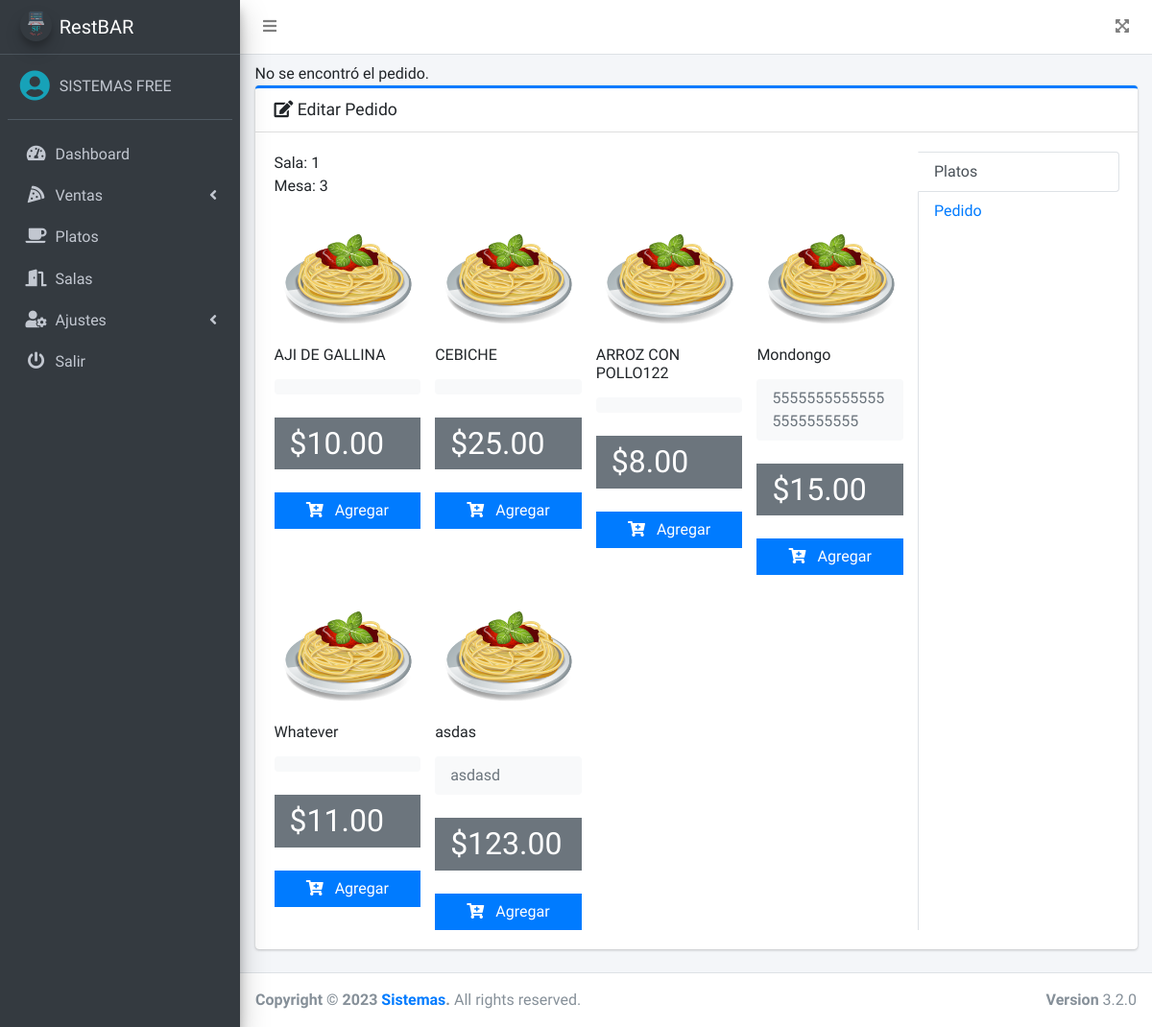
Page /src/editar.php?id_sala=1&mesa=3 (signed in) on the earlier database version.
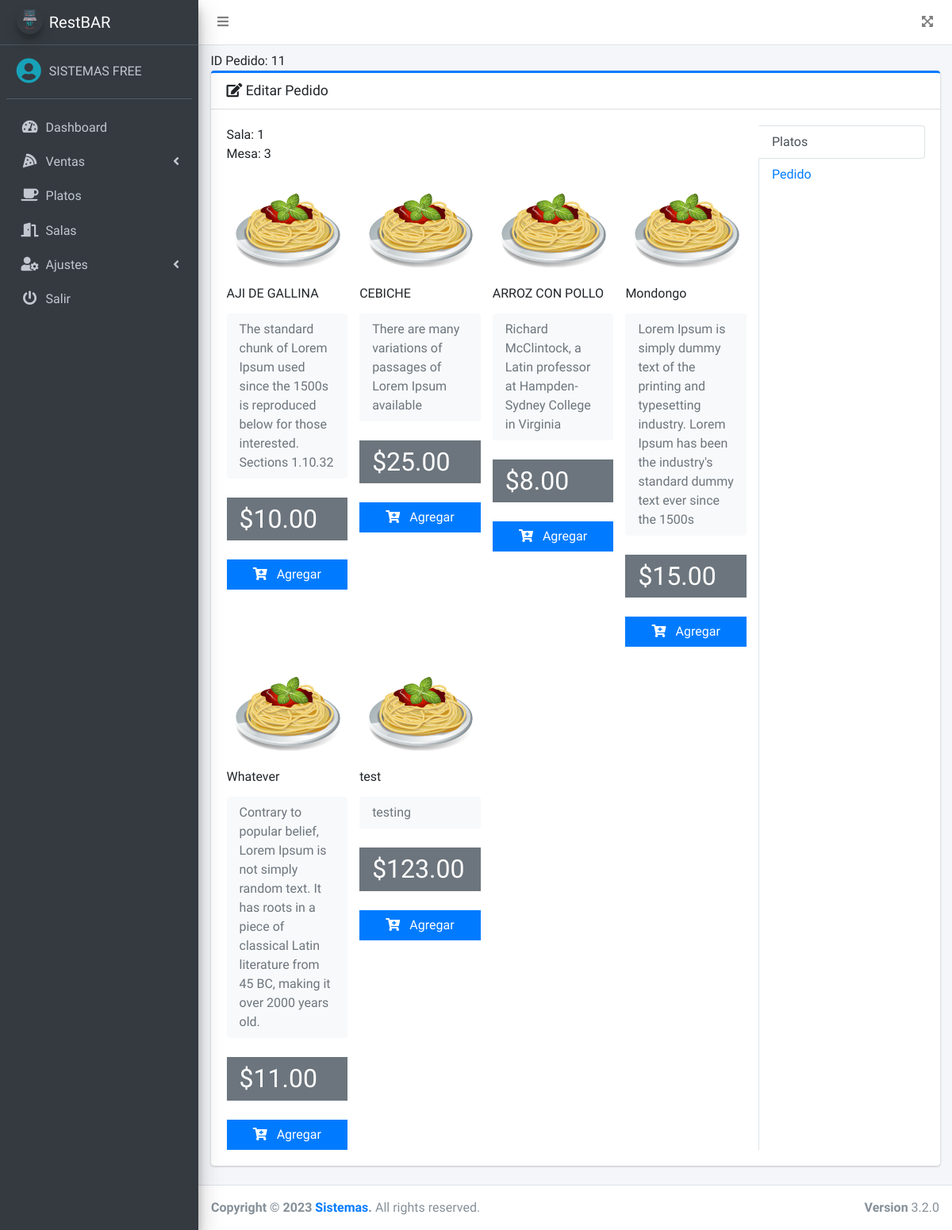
Same page on the later database version.
### tables this page shows
CREATE TABLE `platos` (
  `id` int(11) NOT NULL,
  `nombre` varchar(200) NOT NULL,
  `precio` decimal(10,2) NOT NULL,
  `imagen` varchar(100) DEFAULT NULL,
  `fecha` timestamp NULL DEFAULT NULL,
  `estado` int(11) NOT NULL DEFAULT 1,
  `descripcion` varchar(300) NOT NULL
);

CREATE TABLE `pedidos` (
  `id` int(11) NOT NULL,
  `id_sala` int(11) NOT NULL,
  `num_mesa` int(11) NOT NULL,
  `fecha` timestamp NOT NULL DEFAULT current_timestamp() ON UPDATE current_timestamp(),
  `total` decimal(10,2) NOT NULL,
  `observacion` text DEFAULT NULL,
  `estado` enum('PENDIENTE','FINALIZADO') NOT NULL DEFAULT 'PENDIENTE',
  `id_usuario` int(11) NOT NULL
);

### src/editar.php (the view, shortened to what the changed rows need)
<?php
if ($_SESSION['rol'] == 1 || $_SESSION['rol'] == 3) {
    include_once "includes/header.php";
    include "../conexion.php";
    $id_sala = $_GET['id_sala'];
    $mesa = $_GET['mesa'];
    $queryIdPedido = mysqli_query($conexion, "SELECT id FROM pedidos WHERE id_sala = $id_sala AND num_mesa = $mesa AND estado = 'PENDIENTE'");
    $resultIdPedido = mysqli_fetch_assoc($queryIdPedido);
    if ($resultIdPedido) {
        $id_pedido = $resultIdPedido['id'];
        echo "ID Pedido: " . $id_pedido . "<br>";
    } else {
        echo "No se encontró el pedido.";
    }
?>
    <div class="card card-primary card-outline">
        <div class="card-header">
            <h3 class="card-title">
                <i class="fas fa-edit"></i>
                Editar Pedido
            </h3>
        </div>
        <div class="card-body">
            <div class="row">
                <div class="col-7 col-sm-9">
                    <div class="tab-content" id="vert-tabs-right-tabContent">
                        <div class="tab-pane fade show active" id="vert-tabs-right-home" role="tabpanel" aria-labelledby="vert-tabs-right-home-tab">
                            <div>Sala: <?php echo $id_sala;?></div>
                            <div>Mesa: <?php echo $mesa;?></div>
                            <div class="row">
                                <?php
                                $query = mysqli_query($conexion, "SELECT * FROM platos WHERE estado = 1");
                                $result = mysqli_num_rows($query);
                                if ($result > 0) {
                                    while ($data = mysqli_fetch_assoc($query)) { ?>
                                        <div class="col-md-3">
                                            <div class="col-12">
                                                <img src="<?php echo ($data['imagen'] == null) ? '../assets/img/default.png' : $data['imagen']; ?>" class="product-image" alt="Product Image">
                                            </div>
                                            <h6 class="my-3"><?php echo $data['nombre']; ?></h6>
                                            <div class="bg-light py-2 px-3 mt-2 rounded">
                                                <p class="text-muted mb-0">
                                                    <?php echo $data['descripcion']; ?>
                                                </p>
                                            </div>
                                            <div class="bg-gray py-2 px-3 mt-4">
                                                <h2 class="mb-0">
                                                    $<?php echo $data['precio']; ?>
                                                </h2>
                                            </div>
                                            <div class="mt-4">
                                                <a class="btn btn-primary btn-block btn-flat addDetalle" href="#" data-id="<?php echo $data['id']; ?>">
                                                    <i class="fas fa-cart-plus mr-2"></i>
                                                    Agregar
                                                </a>
                                            </div>
                                        </div>
                                <?php }
                                } ?>
                            </div>
                        </div>
                    </div>
                </div>
                <div class="col-5 col-sm-3">
                    <div class="nav flex-column nav-tabs nav-tabs-right h-100" id="vert-tabs-right-tab" role="tablist" aria-orientation="vertical">
                        <a class="nav-link active" id="vert-tabs-right-home-tab" data-toggle="pill" href="#vert-tabs-right-home" role="tab" aria-controls="vert-tabs-right-home" aria-selected="true">Platos</a>
                        <a class="nav-link" id="pedido-tab" data-toggle="pill" href="#pedido" role="tab" aria-controls="pedido" aria-selected="false">Pedido</a>
                    </div>
                </div>
            </div>
        </div>
    </div>
<?php include_once "includes/footer.php";
} else {
    header('Location: permisos.php');
}
?>

### src/includes/header.php (shortened to what the changed rows need)
<!DOCTYPE html>
<html lang="en">
<head>
    <link rel="stylesheet" href="../assets/plugins/fontawesome-free/css/all.min.css">
    <link rel="stylesheet" href="https://code.ionicframework.com/ionicons/2.0.1/css/ionicons.min.css">
    <link rel="stylesheet" href="../assets/dist/css/adminlte.min.css">
    <link rel="stylesheet" href="../assets/plugins/datatables-bs4/css/dataTables.bootstrap4.min.css">
</head>
<body class="hold-transition sidebar-mini">
    <div class="wrapper">
        <nav class="main-header navbar navbar-expand navbar-white navbar-light">
            <ul class="navbar-nav">
                <li class="nav-item">
                    <a class="nav-link" data-widget="pushmenu" href="#" role="button"><i class="fas fa-bars"></i></a>
                </li>
            </ul>
            <ul class="navbar-nav ml-auto">
                <li class="nav-item">
                    <a class="nav-link" data-widget="fullscreen" href="#" role="button">
                        <i class="fas fa-expand-arrows-alt"></i>
                    </a>
                </li>
            </ul>
        </nav>
        <aside class="main-sidebar sidebar-dark-primary elevation-4">
            <a href="dashboard.php" class="brand-link">
                <img src="../assets/img/logo.png" alt="AdminLTE Logo" class="brand-image img-circle elevation-3" style="opacity: .8">
                <span class="brand-text font-weight-light">RestBAR</span>
            </a>
            <div class="sidebar">
                <div class="user-panel mt-3 pb-3 mb-3 d-flex">
                    <div class="image">
                        <i class="fas fa-user-circle fa-2x text-info"></i>
                    </div>
                    <div class="info">
                        <a href="#" class="d-block"><?php echo $_SESSION['nombre']; ?></a>
                    </div>
                </div>
                <nav class="mt-2">
                    <ul class="nav nav-pills nav-sidebar flex-column" data-widget="treeview" role="menu" data-accordion="false">
                        <li class="nav-item">
                            <a href="dashboard.php" class="nav-link">
                                <i class="nav-icon fas fa-tachometer-alt"></i>
                                <p>
                                    Dashboard
                                </p>
                            </a>
                        </li>
                        <li class="nav-item">
                            <a href="#" class="nav-link">
                                <i class="nav-icon fas fa-pizza-slice"></i>
                                <p>
                                    Ventas
                                    <i class="fas fa-angle-left right"></i>
                                </p>
                            </a>
                        </li>
                        <?php if ($_SESSION['rol'] == 1 || $_SESSION['rol'] == 2) {
                            echo '<li class="nav-item">
                                <a href="platos.php" class="nav-link">
                                    <i class="nav-icon fas fa-coffee"></i>
                                    <p>
                                        Platos
                                    </p>
                                </a>
                            </li>';
                        } if ($_SESSION['rol'] == 1) {
                            echo '<li class="nav-item">
                                <a href="salas.php" class="nav-link">
                                    <i class="nav-icon fas fa-door-open"></i>
                                    <p>
                                        Salas
                                    </p>
                                </a>
                            </li>
                            <li class="nav-item">
                                <a href="#" class="nav-link">
                                    <i class="nav-icon fas fa-user-cog"></i>
                                    <p>
                                        Ajustes
                                        <i class="fas fa-angle-left right"></i>
                                    </p>
                                </a>
                                <ul class="nav nav-treeview">
                                    <li class="nav-item">
                                        <a href="usuarios.php" class="nav-link">
                                            <i class="far fa-circle nav-icon"></i>
                                            <p>Usuarios</p>
                                        </a>
                                    </li>
                                    <li class="nav-item">
                                        <a href="config.php" class="nav-link">
                                            <i class="far fa-circle nav-icon"></i>
                                            <p>Configuración</p>
                                        </a>
                                    </li>
                                </ul>
                            </li>';
                        } ?>
                        <li class="nav-item">
                            <a href="salir.php" class="nav-link">
                                <i class="nav-icon fas fa-power-off"></i>
                                <p>
                                    Salir
                                </p>
                            </a>
                        </li>
                    </ul>
                </nav>
            </div>
        </aside>
        <div class="content-wrapper">
            <div class="content">
                <div class="container-fluid py-2">

Differences in the rows shown:
added pedidos: id "11"
changed platos "AJI DE GALLINA": descripcion (not shown) → "The standard chunk of Lorem Ipsum used since the 1500s is reproduced below for those interested. Sections 1.10.32"
changed platos "CEBICHE": descripcion (not shown) → "There are many variations of passages of Lorem Ipsum available"
changed platos: nombre "ARROZ CON POLLO122" → "ARROZ CON POLLO"; descripcion (not shown) → "Richard McClintock, a Latin professor at Hampden-Sydney College in Virginia"
changed platos "Mondongo": descripcion "55555555555555555555555" → "Lorem Ipsum is simply dummy text of the printing and typesetting industry. Lorem Ipsum has been the industry's standard dummy text ever since the 1500s"
changed platos "Whatever": descripcion (not shown) → "Contrary to popular belief, Lorem Ipsum is not simply random text. It has roots in a piece of classical Latin literature from 45 BC, making it over 2000 years old."
changed platos: nombre "asdas" → "test"; descripcion "asdasd" → "testing"
Other differences:
text no longer shown: "No se encontró el pedido."
text now shown: "ID Pedido:"
